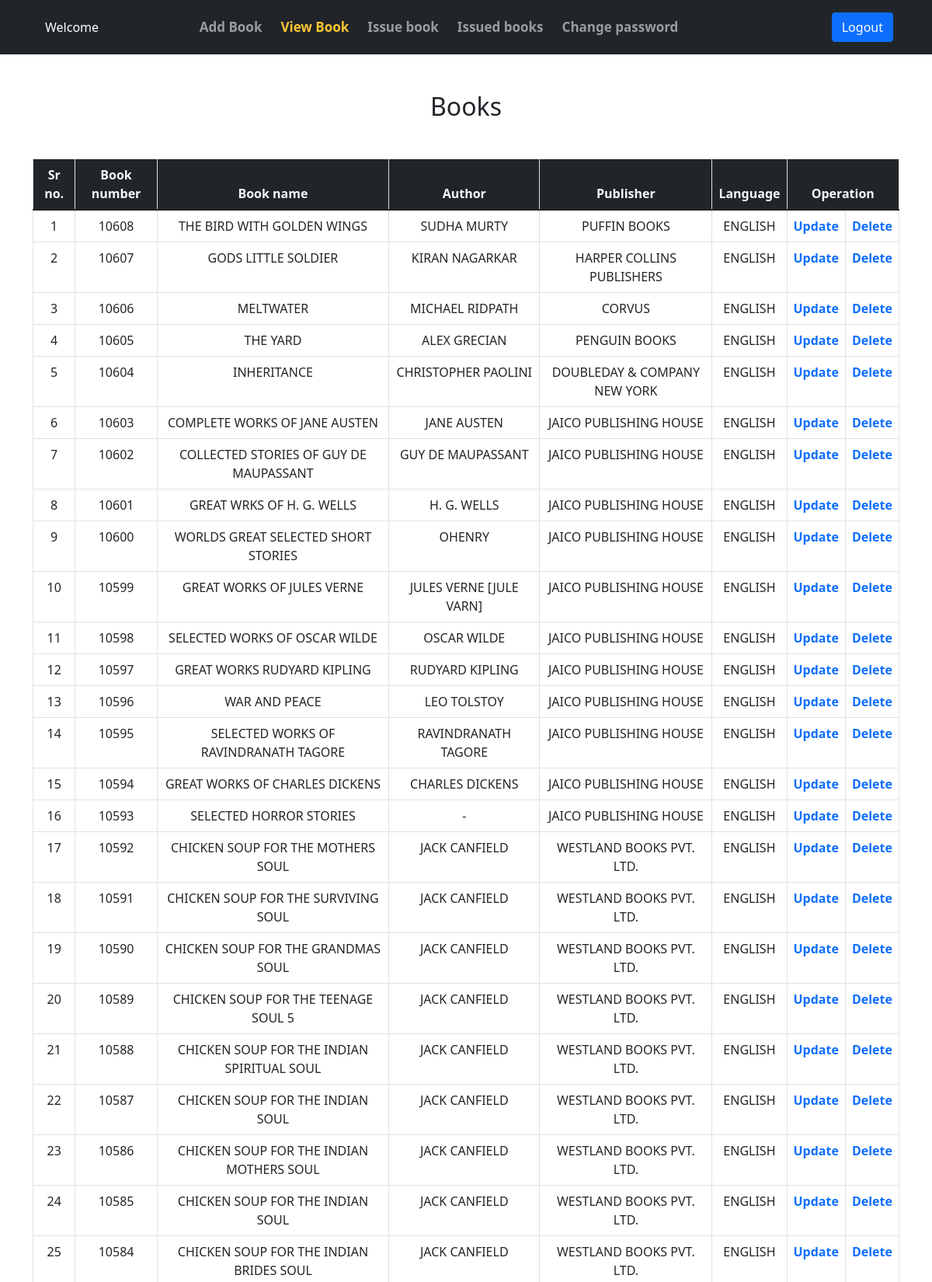
/viewbook.php (upper part), run on the app's committed database.
### tables this page shows
CREATE TABLE IF NOT EXISTS `books` (
  `id` int(11) NOT NULL AUTO_INCREMENT,
  `booknumber` text NOT NULL,
  `bookname` text NOT NULL,
  `author` text NOT NULL,
  `publisher` text NOT NULL,
  `langauage` text NOT NULL,
  PRIMARY KEY (`id`)
);

### viewbook.php (the view, shortened to what this page needs)
<?php
    include("testconn.php");
    $email = $_SESSION['email'];
    $qry = "SELECT * FROM `librarian` WHERE `email` = '$email'";
    $res = mysqli_query($conn,$qry);
    $row = mysqli_fetch_assoc($res);
    $qry1 = "SELECT * FROM `books` ORDER BY `id` DESC";
    $res = mysqli_query($conn,$qry1);
?>
<!DOCTYPE html>
<html lang="en">
<head>
    <link rel="stylesheet" href="bootstrap/css/bootstrap.min.css">
</head>
<body>
    <nav class="navbar navbar-expand-sm navbar-dark bg-dark">
        <div class="container">
            <li class="nav-link1"><span class="wel_name">Welcome</span><?php echo $row['name']." ".$row['lname']; ?>
            </li>
            <div class="collapse navbar-collapse" id="collapsibleNavbar">
                <ul class="navbar-nav ms-auto me-auto">
                    <li class="nav-item"><a class="nav-link ps-3" href="addbook.php">Add Book</a></li>
                    <li class="nav-item active"><a class="nav-link ps-3" href="viewbook.php">View Book</a></li>
                    <li class="nav-item"><a class="nav-link ps-3" href="issuebook.php">Issue book</a></li>
                    <li class="nav-item"><a class="nav-link ps-3" href="issuedbooks.php">Issued books</a></li>
                    <li class="nav-item"><a class="nav-link ps-3" href="changepassword.php">Change password</a></li>
                </ul>
                <ul class="navbar-nav ms-auto">
                    <li class="nav-item m-0"><a class="nav-link" href="#"><button
                                onclick="location.href = 'logout.php';" class="btn btn-primary">Logout</button></a>
                    </li>
                </ul>
            </div>
        </div>
    </nav>
    <h2 class="text-center mt-5">Books</h2>
    <div class="container mt-5 mb-5">
    <div class="table-responsive">
        <table class="table table-bordered text-center table-hover">
            <thead class="bg-dark text-light fw-bold">
                <tr>
                    <td>Sr no.</td>
                    <td>Book number</td>
                    <td>Book name</td>
                    <td>Author</td>
                    <td>Publisher</td>
                    <td>Language</td>
                    <td colspan="2">Operation</td>
                </tr>
            </thead>
            <?php
                $i = 1;
                while($row = mysqli_fetch_assoc($res)){
            ?>
            <tr>
                <td><?php echo $i;?></td>
                <td><?php echo $row['booknumber'];?></td>
                <td><?php echo $row['bookname'];?></td>
                <td><?php echo $row['author'];?></td>
                <td><?php echo $row['publisher'];?></td>
                <td><?php echo $row['langauage'];?></td>
                <td><a href="bookupdate.php?book_id=<?php echo $row['id'];?>" style="text-decoration: none;">Update</a></td>
                <td><a href="bookdel.php?book_id=<?php echo $row['id'];?>" style="text-decoration: none;" onclick="return confirm_delete()">Delete</a>
                </td>
            </tr>
            <?php $i++;}?>
        </table>
    </div>
    </div>
    <?php include("footer1.php"); ?>
</body>
</html>

### viewbook.php (style rules this page uses)
.navbar .navbar-nav .nav-item { font-size: 17px; font-weight: bold; }
.navbar .navbar-nav .nav-link { color: #fff; }
.navbar .navbar-nav .active>.nav-link { color: #fbc531; pointer-events: none; }
a { font-weight: 600; }
.nav-link1 { display: block; padding: .5rem 1rem; color: white; font-weight: 500; text-decoration: none; }
.wel_name { padding-right: 7px; }

### data on the page
books: booknumber "10608", bookname "THE BIRD WITH GOLDEN WINGS", author "SUDHA MURTY", publisher "PUFFIN BOOKS", langauage "ENGLISH"
books: booknumber "10607", bookname "GODS LITTLE SOLDIER", author "KIRAN NAGARKAR", publisher "HARPER COLLINS PUBLISHERS", langauage "ENGLISH"
books: booknumber "10606", bookname "MELTWATER", author "MICHAEL RIDPATH", publisher "CORVUS", langauage "ENGLISH"
books: booknumber "10605", bookname "THE YARD", author "ALEX GRECIAN", publisher "PENGUIN BOOKS", langauage "ENGLISH"
books: booknumber "10604", bookname "INHERITANCE", author "CHRISTOPHER PAOLINI", publisher "DOUBLEDAY & COMPANY NEW YORK", langauage "ENGLISH"
books: booknumber "10603", bookname "COMPLETE WORKS OF JANE AUSTEN", author "JANE AUSTEN", publisher "JAICO PUBLISHING HOUSE", langauage "ENGLISH"
books: booknumber "10602", bookname "COLLECTED STORIES OF GUY DE MAUPASSANT", author "GUY DE MAUPASSANT", publisher "JAICO PUBLISHING HOUSE", langauage "ENGLISH"
books: booknumber "10601", bookname "GREAT WRKS OF H. G. WELLS", author "H. G. WELLS", publisher "JAICO PUBLISHING HOUSE", langauage "ENGLISH"
books: booknumber "10600", bookname "WORLDS GREAT SELECTED SHORT STORIES", author "OHENRY", publisher "JAICO PUBLISHING HOUSE", langauage "ENGLISH"
books: booknumber "10599", bookname "GREAT WORKS OF JULES VERNE", author "JULES VERNE [JULE VARN]", publisher "JAICO PUBLISHING HOUSE", langauage "ENGLISH"
books: booknumber "10598", bookname "SELECTED WORKS OF OSCAR WILDE", author "OSCAR WILDE", publisher "JAICO PUBLISHING HOUSE", langauage "ENGLISH"
books: booknumber "10597", bookname "GREAT WORKS RUDYARD KIPLING", author "RUDYARD KIPLING", publisher "JAICO PUBLISHING HOUSE", langauage "ENGLISH"
books: booknumber "10596", bookname "WAR AND PEACE", author "LEO TOLSTOY", publisher "JAICO PUBLISHING HOUSE", langauage "ENGLISH"
books: booknumber "10595", bookname "SELECTED WORKS OF RAVINDRANATH TAGORE", author "RAVINDRANATH TAGORE", publisher "JAICO PUBLISHING HOUSE", langauage "ENGLISH"
books: booknumber "10594", bookname "GREAT WORKS OF CHARLES DICKENS", author "CHARLES DICKENS", publisher "JAICO PUBLISHING HOUSE", langauage "ENGLISH"
books: booknumber "10593", bookname "SELECTED HORROR STORIES", author "-", publisher "JAICO PUBLISHING HOUSE", langauage "ENGLISH"
books: booknumber "10592", bookname "CHICKEN SOUP FOR THE MOTHERS SOUL", author "JACK CANFIELD", publisher "WESTLAND BOOKS PVT. LTD.", langauage "ENGLISH"
books: booknumber "10591", bookname "CHICKEN SOUP FOR THE SURVIVING SOUL", author "JACK CANFIELD", publisher "WESTLAND BOOKS PVT. LTD.", langauage "ENGLISH"
books: booknumber "10590", bookname "CHICKEN SOUP FOR THE GRANDMAS SOUL", author "JACK CANFIELD", publisher "WESTLAND BOOKS PVT. LTD.", langauage "ENGLISH"
books: booknumber "10589", bookname "CHICKEN SOUP FOR THE TEENAGE SOUL 5", author "JACK CANFIELD", publisher "WESTLAND BOOKS PVT. LTD.", langauage "ENGLISH"
books: booknumber "10588", bookname "CHICKEN SOUP FOR THE INDIAN SPIRITUAL SOUL", author "JACK CANFIELD", publisher "WESTLAND BOOKS PVT. LTD.", langauage "ENGLISH"
books: booknumber "10587", bookname "CHICKEN SOUP FOR THE INDIAN SOUL", author "JACK CANFIELD", publisher "WESTLAND BOOKS PVT. LTD.", langauage "ENGLISH"
books: booknumber "10586", bookname "CHICKEN SOUP FOR THE INDIAN MOTHERS SOUL", author "JACK CANFIELD", publisher "WESTLAND BOOKS PVT. LTD.", langauage "ENGLISH"
books: booknumber "10585", bookname "CHICKEN SOUP FOR THE INDIAN SOUL", author "JACK CANFIELD", publisher "WESTLAND BOOKS PVT. LTD.", langauage "ENGLISH"
books: booknumber "10584", bookname "CHICKEN SOUP FOR THE INDIAN BRIDES SOUL", author "JACK CANFIELD", publisher "WESTLAND BOOKS PVT. LTD.", langauage "ENGLISH"
